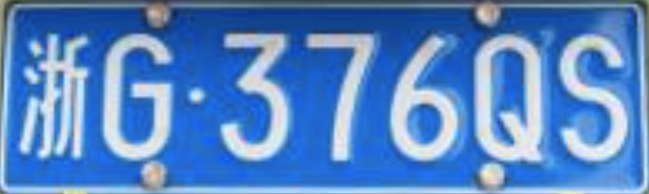
#> input picture test_images/cut.png, 649 x 194 px, given in place of test1.jpg, which was not available
$ python recoginzer_licenseplate.py   (older library calls are emulated)
#> lines starting #> are read from the running program, lines starting #| are printed output that depends on the picture; after the words box and inside, x2 and y2 are one past the last pixel; in counts of white or black regions, pixels touching at a corner belong together; pictures that were not available may be replaced by others from this repository, and a replacement may not be noted
#> (reads pathpic.txt from the repository)
import cv2
import numpy as np
import copy
import os,sys
from PIL import Image
import time
from cv2 import imread


#蓝色的范围
lower_blue = np.array([130,60,0])
upper_blue = np.array([255,110,60])
#白色的范围
lower_whit= np.array([160,160,160])
upper_whit= np.array([255,255,255])

# 核大小 3*3
kernel = np.ones((5, 5), np.uint8)
kernel2 = np.ones((3, 3), np.uint8)

# # 读取图片,修剪多余的边
# img = cv2.imread(os.path.dirname(__file__) + '/test_images/cut.png')
# x_y_chan = img.shape()
# cropImgw = img[10:5 +x_y_chan[0]-20 , 10:5 + x_y_chan[1]-10]

# def binaryPic(upper,lower,dila_times,ero_times):
#     # 把范围内颜色转为白色，其他颜色转为黑色
#     makr = cv2.inRange(cropImgw, lower, upper)
#     # cv2.imshow('dd',makr)
#     # cv2.waitKey()
#     # cv2.destroyWindow('dd')
#     # 膨胀
#     dilation = cv2.dilate(makr, kernel2, iterations=dila_times)
#     # cv2.imshow('dd1', dilation)
#     # cv2.waitKey()
#     # cv2.destroyWindow('dd')
#     # 腐蚀
#     erode = cv2.erode(dilation, kernel2, iterations=ero_times)
#     # cv2.imshow('dd2', erode)
#     # cv2.waitKey()
#     # cv2.destroyWindow('dd')
#     return erode

# [58 lines left out: function cutPic, not called in this run]


#截取目标范围：从大图中截取出车牌的位置图片
def roughCutPic(imgnum,upper,lower,dila_times,ero_times):

    # if imgnum ==1:
    #     # 第一次读取图片
#> called with imgnum = '/Users/wangxin/Desktop/test1.jpg', upper = array of shape (3,), lower = array of shape (3,), dila_times = 8, ero_times = 2
    imgb = cv2.imread(imgnum)
#> imgb is the input picture: shape (194, 649, 3); mean B, G, R 196.1, 133.2, 86.4


    # else:
    #     # 读取处理一次的图片
    #     imgb = cv2.imread(os.path.dirname(__file__) + '/test_images/cut.png')
    #
    # 把范围内颜色转为白色，其他颜色转为黑色
    makr = cv2.inRange(imgb,lower,upper)
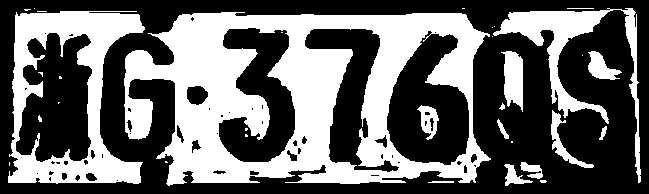
#> makr: shape (194, 649); 40.8% white; 33 white regions (18 under 20 px), largest, box (x1, y1, x2, y2) and area: (124, 12, 491, 186) 33838, (8, 11, 145, 184) 9779, (493, 8, 641, 183) 4560

    # 膨胀
    dilation = cv2.dilate(makr, kernel2, iterations=dila_times)
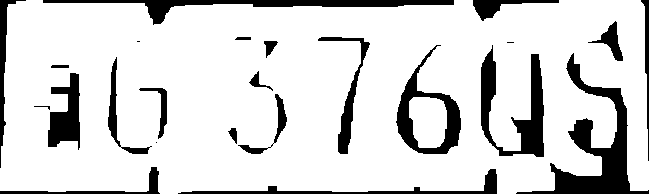
#> dilation: shape (194, 649); 84.2% white; 24 black regions (3 under 20 px), largest, box (x1, y1, x2, y2) and area: (516, 53, 649, 194) 4184, (481, 45, 544, 157) 2696, (43, 0, 454, 25) 2416

    #腐蚀
    erode = cv2.erode(dilation,kernel2,iterations=ero_times)
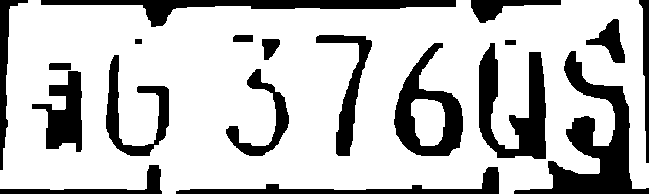
#> erode: shape (194, 649); 75.6% white; 19 black regions

    # 核大小 3*3
    global contours
    # 轮廓检测
    image, contours, hier = cv2.findContours(dilation, cv2.RETR_EXTERNAL, cv2.CHAIN_APPROX_SIMPLE)
#> contours = 1 contour; box (x1, y1, x2, y2) and area: (0, 0, 649, 194) 114430

    for c in contours:

        x, y, w, h = cv2.boundingRect(c)
        area = cv2.contourArea(c)
        if area <2000:
            continue

        cropImg = imgb[y:y + h, x:x + w]
        cv2.imwrite(os.path.dirname(__file__) + '/test_images/cut.png',cropImg)
#> this loop made 1 pass
#> (x, y, w, h, area) on pass 1: (0, 0, 649, 194, 114429.5)

#统一图片尺寸
# [17 lines left out: functions ResizeImage, change, not called in this run]

if __name__=="__main__":
    with open('pathpic.txt','r') as f:
        path=f.read()
    print(path)
    roughCutPic(path, upper_blue, lower_blue, 8, 2)
    print('ok')
